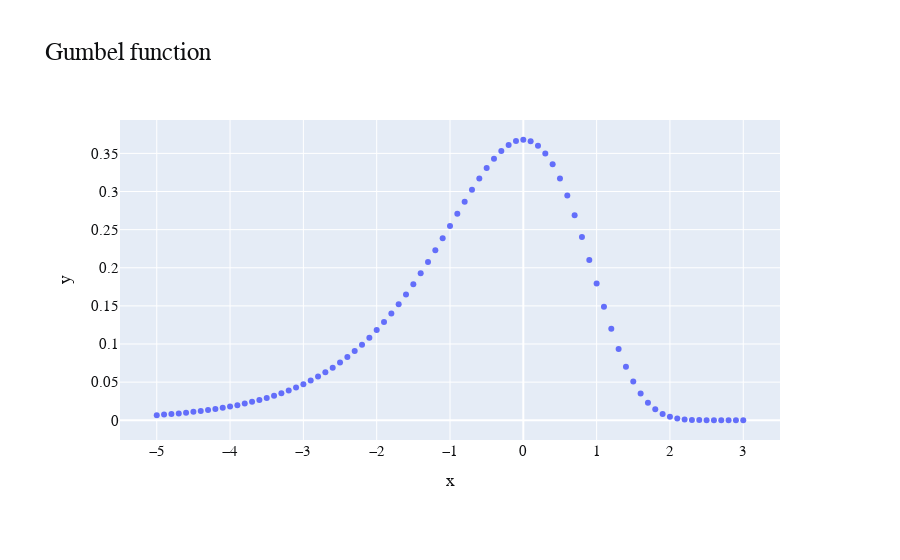
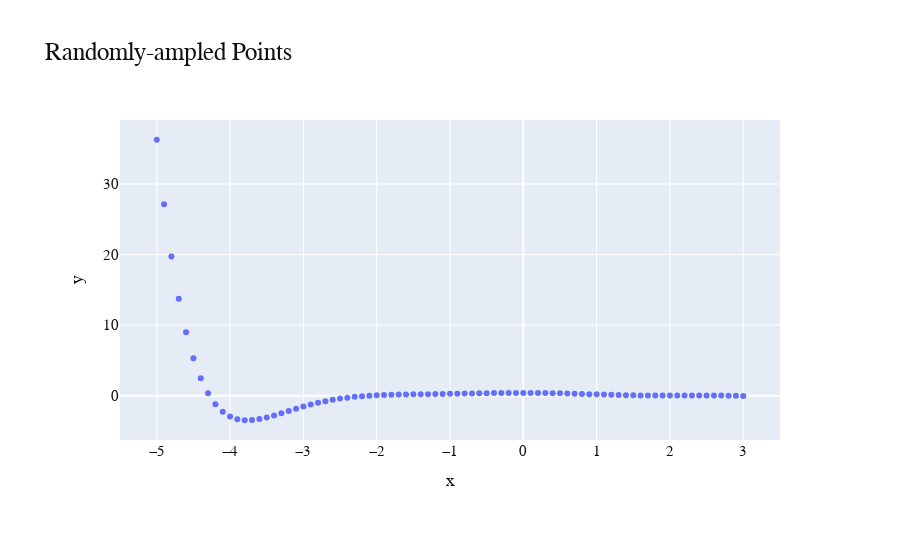
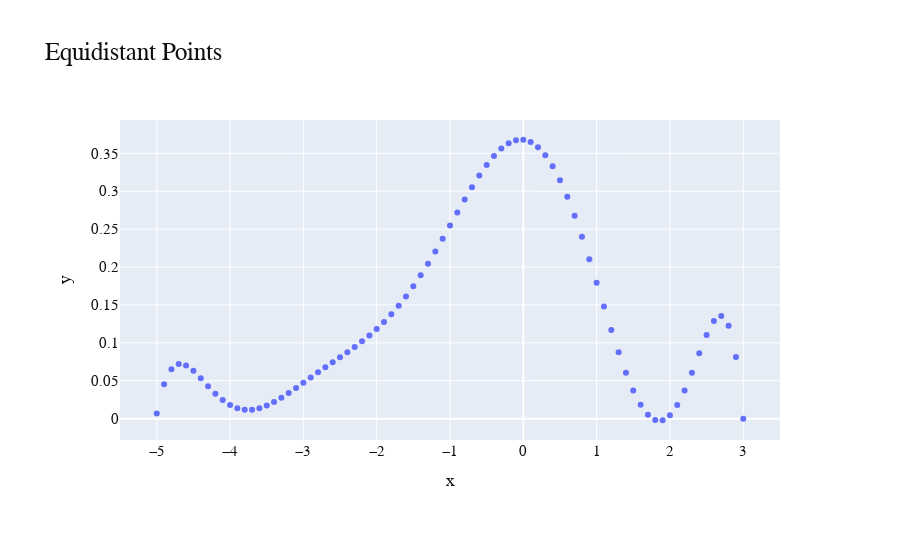
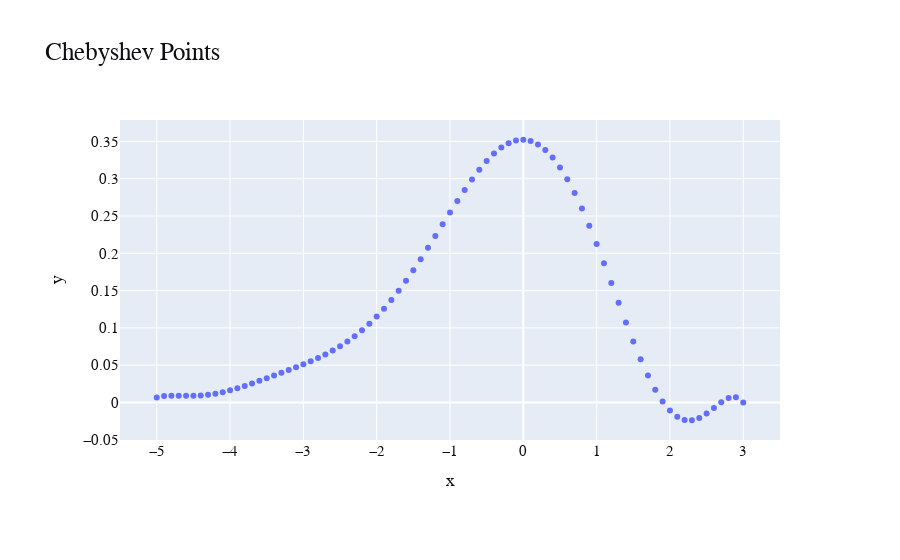

These figures' notebook cell, in order:
### Markdown cell above
##### Plotting the Interpolation

### Code cell
plot_gumbel(step_size, start, end)
plot_poly_interp("Randomly-ampled Points", random_x_datapoints, random_y_datapoints, step_size, start, end, n_points)
plot_poly_interp("Equidistant Points", equal_x_datapoints, equal_y_datapoints, step_size, start, end, n_points)
plot_poly_interp("Chebyshev Points", cheby_x_datapoints, cheby_y_datapoints, step_size, start, end, n_points)

### Figure 1 — Plotly figure (JSON) as saved in the notebook; plotly's stock layout.template omitted (floating-point values rounded to 4 significant figures)
{"data": [{"hovertemplate": "x=%{x}<br>y=%{y}<extra></extra>", "legendgroup": "", "marker": {"color": "#636efa", "symbol": "circle"}, "mode": "markers", "name": "", "orientation": "v", "showlegend": false, "type": "scatter", "x": [-5, -4.9, -4.8, -4.7, -4.6, -4.5, -4.4, -4.3, -4.2, -4.1, -4, -3.9, -3.8, -3.7, -3.6, -3.5, -3.4, -3.3, -3.2, -3.1, -3, -2.9, -2.8, -2.7, -2.6, -2.5, -2.4, -2.3, -2.2, -2.1, -2, -1.9, -1.8, -1.7, -1.6, -1.5, -1.4, -1.3, -1.2, -1.1, -1, -0.9, -0.8, -0.7, -0.6, -0.5, -0.4, -0.3, -0.2, -0.1, 0, 0.1, 0.2, 0.3, 0.4, 0.5, 0.6, 0.7, 0.8, 0.9, 1, 1.1, 1.2, 1.3, 1.4, 1.5, 1.6, 1.7, 1.8, 1.9, 2, 2.1, 2.2, 2.3, 2.4, 2.5, 2.6, 2.7, 2.8, 2.9, 3], "xaxis": "x", "y": [0.006693, 0.007391, 0.008162, 0.009013, 0.009951, 0.01099, 0.01213, 0.01339, 0.01477, 0.0163, 0.01798, 0.01984, 0.02188, 0.02412, 0.02659, 0.0293, 0.03228, 0.03555, 0.03913, 0.04306, 0.04737, 0.05208, 0.05722, 0.06284, 0.06896, 0.07562, 0.08285, 0.09069, 0.09918, 0.1083, 0.1182, 0.1288, 0.1401, 0.1522, 0.165, 0.1785, 0.1927, 0.2075, 0.2229, 0.2386, 0.2546, 0.2707, 0.2867, 0.3022, 0.317, 0.3307, 0.3429, 0.3532, 0.3611, 0.3661, 0.3679, 0.366, 0.3601, 0.35, 0.3356, 0.317, 0.2946, 0.2688, 0.2404, 0.2102, 0.1794, 0.1489, 0.12, 0.09355, 0.07028, 0.05071, 0.03498, 0.02296, 0.01427, 0.008347, 0.004566, 0.00232, 0.001086, 0.0004647, 0.0001799, 6.237e-05, 1.914e-05, 5.133e-06, 1.186e-06, 2.326e-07, 3.801e-08], "yaxis": "y"}], "layout": {"font": {"color": "#0e0f11", "family": "CMU Serif", "size": 15}, "legend": {"tracegroupgap": 0}, "margin": {"b": 120, "l": 120, "r": 120, "t": 120}, "title": {"font": {"size": 25}, "text": "Gumbel function"}, "xaxis": {"anchor": "y", "domain": [0, 1], "title": {"text": "x"}}, "yaxis": {"anchor": "x", "domain": [0, 1], "title": {"text": "y"}}}}

### Figure 2 — Plotly figure (JSON) as saved in the notebook; plotly's stock layout.template omitted (floating-point values rounded to 4 significant figures)
{"data": [{"hovertemplate": "x=%{x}<br>y=%{y}<extra></extra>", "legendgroup": "", "marker": {"color": "#636efa", "symbol": "circle"}, "mode": "markers", "name": "", "orientation": "v", "showlegend": false, "type": "scatter", "x": [-5, -4.9, -4.8, -4.7, -4.6, -4.5, -4.4, -4.3, -4.2, -4.1, -4, -3.9, -3.8, -3.7, -3.6, -3.5, -3.4, -3.3, -3.2, -3.1, -3, -2.9, -2.8, -2.7, -2.6, -2.5, -2.4, -2.3, -2.2, -2.1, -2, -1.9, -1.8, -1.7, -1.6, -1.5, -1.4, -1.3, -1.2, -1.1, -1, -0.9, -0.8, -0.7, -0.6, -0.5, -0.4, -0.3, -0.2, -0.1, 0, 0.1, 0.2, 0.3, 0.4, 0.5, 0.6, 0.7, 0.8, 0.9, 1, 1.1, 1.2, 1.3, 1.4, 1.5, 1.6, 1.7, 1.8, 1.9, 2, 2.1, 2.2, 2.3, 2.4, 2.5, 2.6, 2.7, 2.8, 2.9, 3], "xaxis": "x", "y": [36.27, 27.14, 19.71, 13.74, 8.996, 5.289, 2.448, 0.324, -1.213, -2.274, -2.956, -3.338, -3.49, -3.47, -3.325, -3.094, -2.808, -2.494, -2.169, -1.849, -1.544, -1.262, -1.008, -0.7824, -0.5875, -0.422, -0.2842, -0.1717, -0.08143, -0.01042, 0.04454, 0.08654, 0.1185, 0.143, 0.1624, 0.1785, 0.1931, 0.2071, 0.2216, 0.2369, 0.2532, 0.2704, 0.2883, 0.3063, 0.3239, 0.3404, 0.355, 0.3671, 0.376, 0.3812, 0.3823, 0.3789, 0.371, 0.3585, 0.3417, 0.3209, 0.2966, 0.2695, 0.2403, 0.2099, 0.1792, 0.149, 0.1203, 0.09382, 0.07029, 0.05026, 0.03409, 0.02193, 0.01372, 0.009147, 0.007639, 0.008414, 0.01049, 0.01273, 0.01395, 0.01298, 0.008826, 0.0008155, -0.01119, -0.02658, -0.04366], "yaxis": "y"}], "layout": {"font": {"color": "#0e0f11", "family": "CMU Serif", "size": 15}, "legend": {"tracegroupgap": 0}, "margin": {"b": 120, "l": 120, "r": 120, "t": 120}, "title": {"font": {"size": 25}, "text": "Randomly-ampled Points"}, "xaxis": {"anchor": "y", "domain": [0, 1], "title": {"text": "x"}}, "yaxis": {"anchor": "x", "domain": [0, 1], "title": {"text": "y"}}}}

### Figure 3 — Plotly figure (JSON) as saved in the notebook; plotly's stock layout.template omitted (floating-point values rounded to 4 significant figures)
{"data": [{"hovertemplate": "x=%{x}<br>y=%{y}<extra></extra>", "legendgroup": "", "marker": {"color": "#636efa", "symbol": "circle"}, "mode": "markers", "name": "", "orientation": "v", "showlegend": false, "type": "scatter", "x": [-5, -4.9, -4.8, -4.7, -4.6, -4.5, -4.4, -4.3, -4.2, -4.1, -4, -3.9, -3.8, -3.7, -3.6, -3.5, -3.4, -3.3, -3.2, -3.1, -3, -2.9, -2.8, -2.7, -2.6, -2.5, -2.4, -2.3, -2.2, -2.1, -2, -1.9, -1.8, -1.7, -1.6, -1.5, -1.4, -1.3, -1.2, -1.1, -1, -0.9, -0.8, -0.7, -0.6, -0.5, -0.4, -0.3, -0.2, -0.1, 0, 0.1, 0.2, 0.3, 0.4, 0.5, 0.6, 0.7, 0.8, 0.9, 1, 1.1, 1.2, 1.3, 1.4, 1.5, 1.6, 1.7, 1.8, 1.9, 2, 2.1, 2.2, 2.3, 2.4, 2.5, 2.6, 2.7, 2.8, 2.9, 3], "xaxis": "x", "y": [0.006693, 0.04528, 0.06521, 0.07203, 0.07017, 0.06306, 0.0533, 0.04279, 0.03288, 0.02444, 0.01798, 0.01374, 0.01172, 0.0118, 0.01373, 0.01721, 0.02194, 0.02759, 0.03387, 0.04053, 0.04737, 0.05424, 0.06105, 0.06777, 0.07441, 0.08103, 0.08774, 0.09466, 0.1019, 0.1097, 0.1182, 0.1275, 0.1377, 0.1489, 0.1612, 0.1746, 0.189, 0.2044, 0.2206, 0.2375, 0.2546, 0.2719, 0.2889, 0.3053, 0.3206, 0.3345, 0.3465, 0.3563, 0.3633, 0.3673, 0.3679, 0.3649, 0.3581, 0.3474, 0.3328, 0.3145, 0.2927, 0.2677, 0.24, 0.2104, 0.1794, 0.1479, 0.117, 0.08747, 0.06052, 0.03716, 0.0184, 0.005143, -0.00186, -0.002109, 0.004566, 0.0179, 0.03707, 0.06059, 0.08611, 0.1103, 0.1287, 0.1353, 0.1226, 0.08138, 3.801e-08], "yaxis": "y"}], "layout": {"font": {"color": "#0e0f11", "family": "CMU Serif", "size": 15}, "legend": {"tracegroupgap": 0}, "margin": {"b": 120, "l": 120, "r": 120, "t": 120}, "title": {"font": {"size": 25}, "text": "Equidistant Points"}, "xaxis": {"anchor": "y", "domain": [0, 1], "title": {"text": "x"}}, "yaxis": {"anchor": "x", "domain": [0, 1], "title": {"text": "y"}}}}

### Figure 4 — Plotly figure (JSON) as saved in the notebook; plotly's stock layout.template omitted (floating-point values rounded to 4 significant figures)
{"data": [{"hovertemplate": "x=%{x}<br>y=%{y}<extra></extra>", "legendgroup": "", "marker": {"color": "#636efa", "symbol": "circle"}, "mode": "markers", "name": "", "orientation": "v", "showlegend": false, "type": "scatter", "x": [-5, -4.9, -4.8, -4.7, -4.6, -4.5, -4.4, -4.3, -4.2, -4.1, -4, -3.9, -3.8, -3.7, -3.6, -3.5, -3.4, -3.3, -3.2, -3.1, -3, -2.9, -2.8, -2.7, -2.6, -2.5, -2.4, -2.3, -2.2, -2.1, -2, -1.9, -1.8, -1.7, -1.6, -1.5, -1.4, -1.3, -1.2, -1.1, -1, -0.9, -0.8, -0.7, -0.6, -0.5, -0.4, -0.3, -0.2, -0.1, 0, 0.1, 0.2, 0.3, 0.4, 0.5, 0.6, 0.7, 0.8, 0.9, 1, 1.1, 1.2, 1.3, 1.4, 1.5, 1.6, 1.7, 1.8, 1.9, 2, 2.1, 2.2, 2.3, 2.4, 2.5, 2.6, 2.7, 2.8, 2.9, 3], "xaxis": "x", "y": [0.006693, 0.008558, 0.009117, 0.009061, 0.008882, 0.008909, 0.009344, 0.01029, 0.01177, 0.01377, 0.01623, 0.01906, 0.02219, 0.02553, 0.02902, 0.03259, 0.03622, 0.03988, 0.04359, 0.04737, 0.05128, 0.05537, 0.05973, 0.06445, 0.06961, 0.07533, 0.08169, 0.08879, 0.09669, 0.1055, 0.1152, 0.1258, 0.1374, 0.1499, 0.1632, 0.1773, 0.1921, 0.2074, 0.2231, 0.2389, 0.2546, 0.2701, 0.285, 0.2991, 0.312, 0.3237, 0.3336, 0.3417, 0.3476, 0.3512, 0.3522, 0.3505, 0.346, 0.3386, 0.3283, 0.3151, 0.2992, 0.2807, 0.2599, 0.2371, 0.2125, 0.1868, 0.1603, 0.1335, 0.1072, 0.08175, 0.05788, 0.03617, 0.01717, 0.00137, -0.01081, -0.01911, -0.02342, -0.02385, -0.02078, -0.01492, -0.007365, 0.0003259, 0.006053, 0.007092, 3.801e-08], "yaxis": "y"}], "layout": {"font": {"color": "#0e0f11", "family": "CMU Serif", "size": 15}, "legend": {"tracegroupgap": 0}, "margin": {"b": 120, "l": 120, "r": 120, "t": 120}, "title": {"font": {"size": 25}, "text": "Chebyshev Points"}, "xaxis": {"anchor": "y", "domain": [0, 1], "title": {"text": "x"}}, "yaxis": {"anchor": "x", "domain": [0, 1], "title": {"text": "y"}}}}
